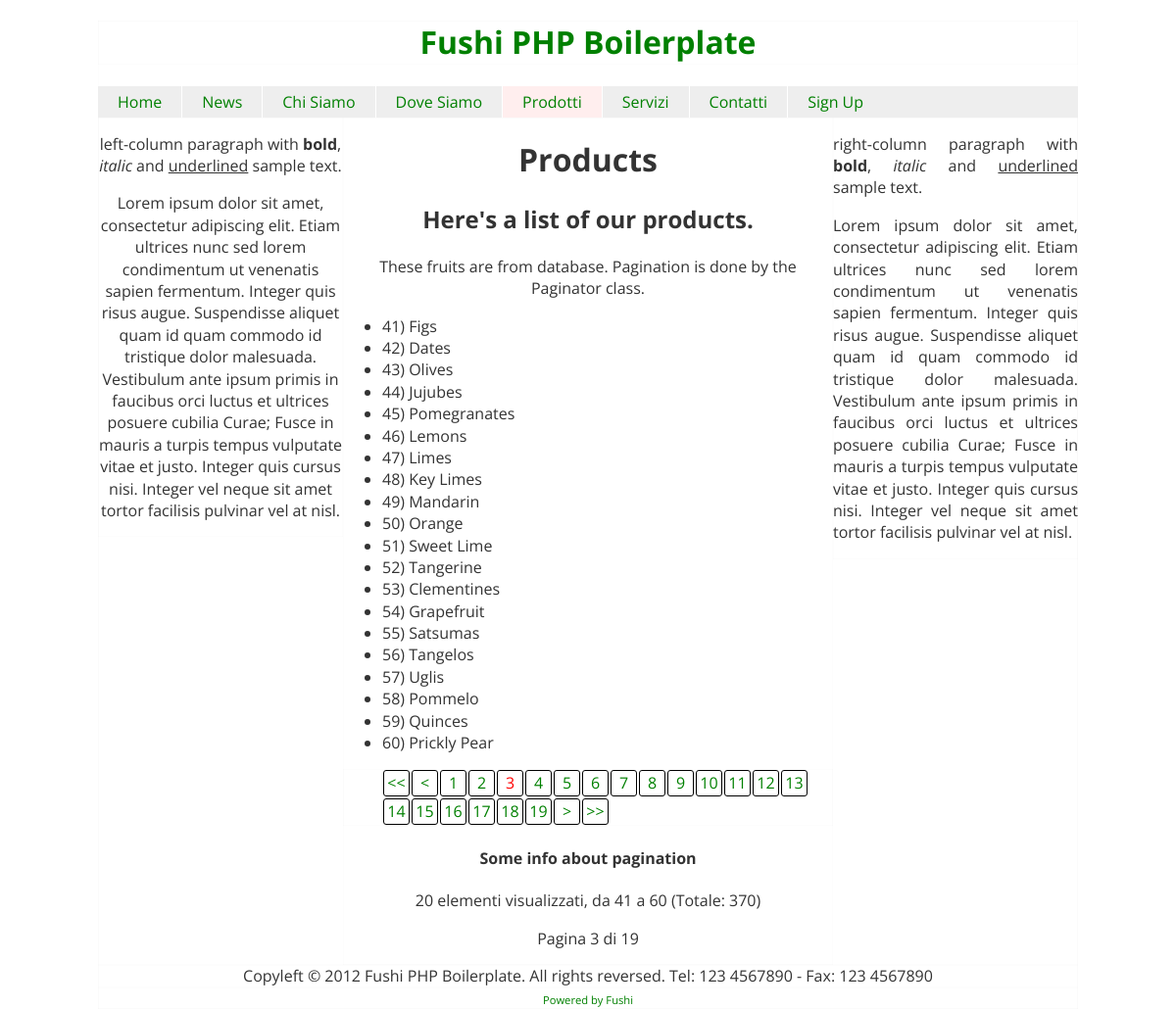
The page /prodotti/3 on the database its author committed.
### tables this page shows
CREATE TABLE IF NOT EXISTS `templates` (
  `_id` tinyint(3) unsigned NOT NULL AUTO_INCREMENT,
  `name` varchar(50) NOT NULL,
  `title` varchar(255) DEFAULT NULL,
  `h1` varchar(255) DEFAULT NULL,
  `h2` varchar(255) DEFAULT NULL,
  `metaDescription` varchar(255) DEFAULT NULL,
  `metaKeywords` varchar(255) DEFAULT NULL,
  PRIMARY KEY (`_id`),
  UNIQUE KEY `name` (`name`)
);

CREATE TABLE IF NOT EXISTS `fruits` (
  `_id` int(10) unsigned NOT NULL AUTO_INCREMENT,
  `name` varchar(100) NOT NULL,
  `price` decimal(10,2) unsigned NOT NULL DEFAULT '0.00' COMMENT 'standard euro (unsigned)',
  `created_at` datetime NOT NULL DEFAULT '0000-00-00 00:00:00',
  `updated_at` datetime NOT NULL DEFAULT '0000-00-00 00:00:00',
  `is_published` tinyint(1) NOT NULL DEFAULT '0',
  `is_deleted` tinyint(1) NOT NULL DEFAULT '0',
  PRIMARY KEY (`_id`)
);

### application/templates/prodotti.php (the view)
<div id=left-column role=complementary class=left>
	<p>left-column paragraph with <b>bold</b>, <i>italic</i> and <u>underlined</u> sample text.</p>
	<p>Lorem ipsum dolor sit amet, consectetur adipiscing elit. Etiam ultrices nunc sed lorem condimentum ut venenatis sapien fermentum. Integer quis risus augue. Suspendisse aliquet quam id quam commodo id tristique dolor malesuada. Vestibulum ante ipsum primis in faucibus orci luctus et ultrices posuere cubilia Curae; Fusce in mauris a turpis tempus vulputate vitae et justo. Integer quis cursus nisi. Integer vel neque sit amet tortor facilisis pulvinar vel at nisl.</p>
</div>
<div id=middle-column role=main class=left>
	<h1><?=$template['h1']?></h1>
	<h2><?=$template['h2']?></h2>
	<p>These fruits are from database. Pagination is done by the Paginator class.</p>
  <?php
  $all_fruits = $db->query("SELECT COUNT(*) FROM fruits");
  $count = $all_fruits->fetch();
  $page = (int) (isset($get[1]) ? $get[1] : 1);
  $elements_per_page = 20;
  $paginator = new Paginator;
  $paginator->setElements( $count[0] );
  $paginator->setElementsPerPage($elements_per_page);
  $paginator->setPage($page);
  $paginator->setURL(ROOT . $template_name . '/$1');
  $offset = $paginator->getOffset();
  $fruits_will_paginate = $db->query("SELECT * FROM fruits LIMIT $offset, $elements_per_page");
  ?>
  <ul style="text-align:left">
  <?php
  while ($f = $fruits_will_paginate->fetchObject()) {
    echo '<li>' . $f->_id . ') ' . $f->name . '</li>';
  }
  ?>
  </ul>
  <?php
  echo $paginator->paginate();
  ?>
  <h4>Some info about pagination</h4>
  <span class="elementsDisplayed">
    <?=$paginator->getDisplayedElements()?> elementi visualizzati,
    da <?=$paginator->getElementsFrom()?> a <?=$paginator->getElementsTo()?>
    (Totale: <?=$paginator->getElements()?>)
  </span>
  <?php if ($paginator->getPages() > 1) { ?>
  <p class="pages">Pagina <?=$page?> di <?=$paginator->getPages()?></p>
  <?php } ?>
</div>
<div id=right-column class=left>
	<p>right-column paragraph with <b>bold</b>, <i>italic</i> and <u>underlined</u> sample text.</p>
	<p>Lorem ipsum dolor sit amet, consectetur adipiscing elit. Etiam ultrices nunc sed lorem condimentum ut venenatis sapien fermentum. Integer quis risus augue. Suspendisse aliquet quam id quam commodo id tristique dolor malesuada. Vestibulum ante ipsum primis in faucibus orci luctus et ultrices posuere cubilia Curae; Fusce in mauris a turpis tempus vulputate vitae et justo. Integer quis cursus nisi. Integer vel neque sit amet tortor facilisis pulvinar vel at nisl.</p>
</div>

### public/css/style.css (style rules this page uses)
html { font-size: 100%; -webkit-text-size-adjust: 100%; -ms-text-size-adjust: 100%; }
html, button, input, select, textarea { font-family: sans-serif; color: #222; }
body { margin: 0; font-size: 1em; line-height: 1.4; }
b, strong { font-weight: bold; }
ul, ol { margin: 1em 0; padding: 0 0 0 40px; }
.left { float:left; }

### public/css/templates/default.css (style rules this page uses)
body { color: #333; font-family: 'Open Sans', Arial, sans-serif; }
div { box-shadow:inset 0px 0px 1px rgba(0,0,0,.1); }
#left-column { width:250px; }
#middle-column { width:500px; min-height:500px; }
#right-column { width:250px; text-align:justify; }

### rows shown on the page
templates: h1 "Products", h2 "Here's a list of our products."
fruits: _id "41", name "Figs"
fruits: _id "42", name "Dates"
fruits: _id "43", name "Olives"
fruits: _id "44", name "Jujubes"
fruits: _id "45", name "Pomegranates"
fruits: _id "46", name "Lemons"
fruits: _id "47", name "Limes"
fruits: _id "48", name "Key Limes"
fruits: _id "49", name "Mandarin"
fruits: _id "50", name "Orange"
fruits: _id "51", name "Sweet Lime"
fruits: _id "52", name "Tangerine"
fruits: _id "53", name "Clementines"
fruits: _id "54", name "Grapefruit"
fruits: _id "55", name "Satsumas"
fruits: _id "56", name "Tangelos"
fruits: _id "57", name "Uglis"
fruits: _id "58", name "Pommelo"
fruits: _id "59", name "Quinces"
fruits: _id "60", name "Prickly Pear"

### other values the page prints
$settings['site']['name'] "Fushi PHP Boilerplate"
$menu_entry "Home"
$menu_entry "News"
$menu_entry "Chi Siamo"
$menu_entry "Dove Siamo"
$menu_entry "Prodotti"
$menu_entry "Servizi"
$menu_entry "Contatti"
$menu_entry "Sign Up"
$paginator->getDisplayedElements() "20"
$paginator->getElementsFrom() "41"
$paginator->getElementsTo() "60"
$paginator->getElements() "370"
$page "3"
$paginator->getPages() "19"
